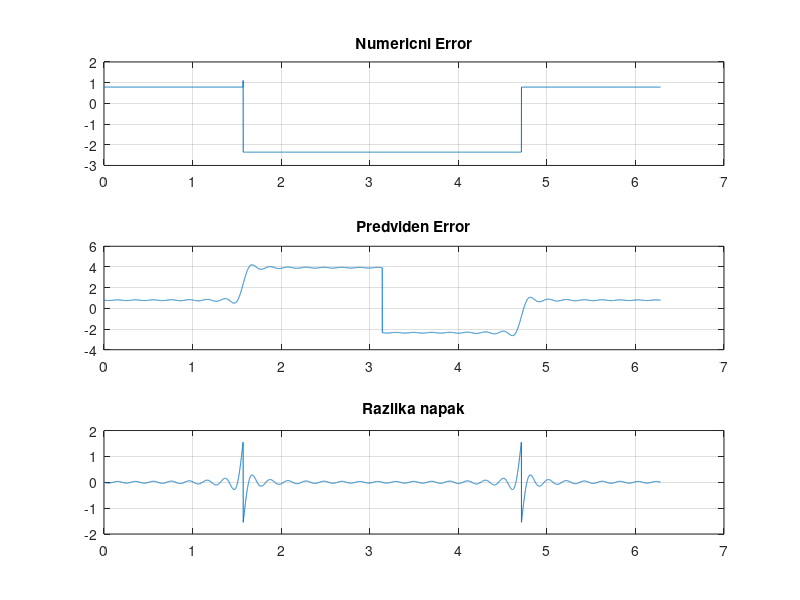

The MATLAB source for this figure: (Note: this script raises an error after producing the figure.)
% Mitja Alic 2018.06.22 Notranje Gorice
% funkcija predvivdi kaksen bo pogresek atan ce je sin ali cos povzrocena 1
% in samo 1 deformacija. Popravis lahko fazo, amplitudo ali offset enega od
% signalov.
clear

sinOff = 0.0;
cosOff = 0.0;

sinAmp = 1.0;
cosAmp = 1;

sinFaza = 90*pi/180;
cosFaza = 0*pi/180;







theta = linspace(0,2*pi-2*pi/8192,8192);

Sin = sinOff+ sinAmp.*sin(theta+sinFaza);
Cos = cosOff+ cosAmp.*cos(theta+cosFaza);

kot = atan2(Sin,Cos);
Err = kot - atan2(sin(theta),cos(theta));
Err(Err<-pi) = Err(Err<-pi)+2*pi;
Err(Err> pi) = Err(Err> pi)-2*pi;
PredErr = zeros(size(theta));
PredErr = PredErr+(sinFaza+cosFaza)/2;

razAmp = sinAmp/cosAmp;
for n = 1:15
    
    PredErr = PredErr+ ...
        1/n.*((razAmp-1)/(razAmp+1))^n*sin(2*n*theta)+...
        1/n.*tan(sinFaza/2)^n*sin(2*n*theta+n*pi/2+n*sinFaza)+...
        1/n.*tan(cosFaza/2)^n*sin(2*n*theta+n*pi/2+n*cosFaza)+...
        1/n*sinOff^n*sin(n*theta +n*pi/2)+ ...
        1/n*cosOff^n*sin(n*theta +n*pi);
end

figure(1)
subplot(3,1,1)
plot(theta,kot)
grid on
title('Numericni Error')

subplot(3,1,2)
plot(theta,PredErr+atan2(sin(theta),cos(theta)))
grid on
title('Predviden Error')

subplot(3,1,3)
plot(theta,PredErr-Err)
grid on
title('Razlika napak')

fftPred = mojfft(PredErr);
fftErr = mojfft(Err);

fftAmp= [fftErr{1},fftPred{1},fftErr{1}-fftPred{1}];
fftPh= [fftErr{2},fftPred{2},fftErr{2}-fftPred{2}];

%%
figure
plot(theta*180/pi,(Err)*180/pi,'Linewidth',3)
axis([0,360,-50,140])
grid on
set(gca,'FontSize',22);
xlabel('$\mathrm{\theta/^\circ}$','Interpreter','latex','FontSize', 28)
ylabel('napaka$/^\circ$','Interpreter','latex','FontSize', 28)
%%

figure
plot(theta*180/pi,(PredErr-Err)*180/pi)
axis([0,360,-4e-14,8e-14])
grid on
set(gca,'FontSize',22);
xlabel('$\mathrm{\theta/^\circ}$','Interpreter','latex','FontSize', 28)
ylabel('razlika med predvideno in dejansko napako$/^\circ$','Interpreter','latex','FontSize', 28)






